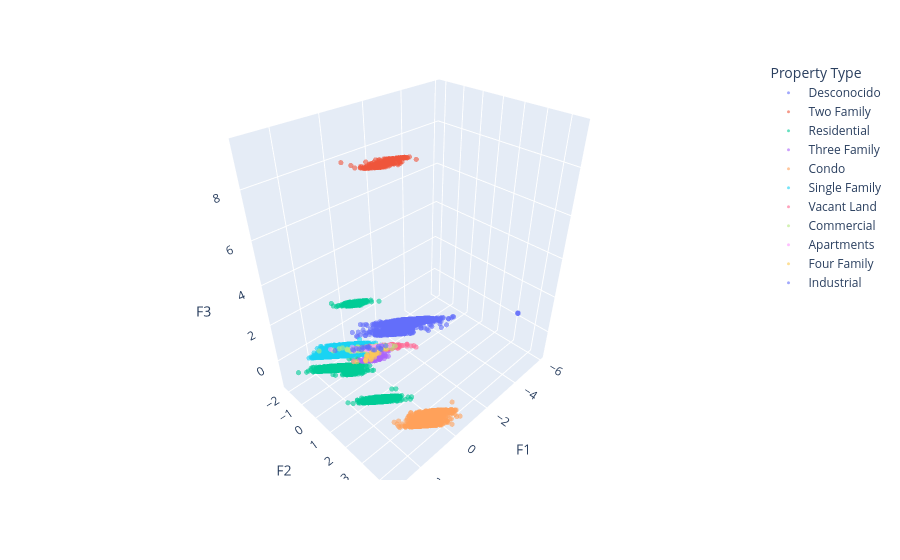

Write notebook code for a chart like this one.
### Code cell
muestra = plot_df.sample(20000, random_state=42)
fig = px.scatter_3d(muestra, x="F1", y="F2", z="F3",
                    color="Property Type", opacity=0.6)
fig.update_traces(marker_size=3)
fig.show()

### Figure 1 — Plotly figure (JSON) as saved in the notebook; plotly's stock layout.template omitted (floating-point values rounded to 4 significant figures; data arrays with more than 128 entries replaced by an {"elided": "..."} marker saying what was removed)
{"data": [{"hovertemplate": "Property Type=Desconocido<br>F1=%{x}<br>F2=%{y}<br>F3=%{z}<extra></extra>", "legendgroup": "Desconocido", "marker": {"color": "#636efa", "opacity": 0.6, "size": 3, "symbol": "circle"}, "mode": "markers", "name": "Desconocido", "scene": "scene", "showlegend": true, "type": "scatter3d", "x": {"elided": "6469 float values"}, "y": {"elided": "6469 float values"}, "z": {"elided": "6469 float values"}}, {"hovertemplate": "Property Type=Two Family<br>F1=%{x}<br>F2=%{y}<br>F3=%{z}<extra></extra>", "legendgroup": "Two Family", "marker": {"color": "#EF553B", "opacity": 0.6, "size": 3, "symbol": "circle"}, "mode": "markers", "name": "Two Family", "scene": "scene", "showlegend": true, "type": "scatter3d", "x": {"elided": "306 float values"}, "y": {"elided": "306 float values"}, "z": {"elided": "306 float values"}}, {"hovertemplate": "Property Type=Residential<br>F1=%{x}<br>F2=%{y}<br>F3=%{z}<extra></extra>", "legendgroup": "Residential", "marker": {"color": "#00cc96", "opacity": 0.6, "size": 3, "symbol": "circle"}, "mode": "markers", "name": "Residential", "scene": "scene", "showlegend": true, "type": "scatter3d", "x": {"elided": "4250 float values"}, "y": {"elided": "4250 float values"}, "z": {"elided": "4250 float values"}}, {"hovertemplate": "Property Type=Three Family<br>F1=%{x}<br>F2=%{y}<br>F3=%{z}<extra></extra>", "legendgroup": "Three Family", "marker": {"color": "#ab63fa", "opacity": 0.6, "size": 3, "symbol": "circle"}, "mode": "markers", "name": "Three Family", "scene": "scene", "showlegend": true, "type": "scatter3d", "x": {"elided": "155 float values"}, "y": {"elided": "155 float values"}, "z": {"elided": "155 float values"}}, {"hovertemplate": "Property Type=Condo<br>F1=%{x}<br>F2=%{y}<br>F3=%{z}<extra></extra>", "legendgroup": "Condo", "marker": {"color": "#FFA15A", "opacity": 0.6, "size": 3, "symbol": "circle"}, "mode": "markers", "name": "Condo", "scene": "scene", "showlegend": true, "type": "scatter3d", "x": {"elided": "1831 float values"}, "y": {"elided": "1831 float values"}, "z": {"elided": "1831 float values"}}, {"hovertemplate": "Property Type=Single Family<br>F1=%{x}<br>F2=%{y}<br>F3=%{z}<extra></extra>", "legendgroup": "Single Family", "marker": {"color": "#19d3f3", "opacity": 0.6, "size": 3, "symbol": "circle"}, "mode": "markers", "name": "Single Family", "scene": "scene", "showlegend": true, "type": "scatter3d", "x": {"elided": "6644 float values"}, "y": {"elided": "6644 float values"}, "z": {"elided": "6644 float values"}}, {"hovertemplate": "Property Type=Vacant Land<br>F1=%{x}<br>F2=%{y}<br>F3=%{z}<extra></extra>", "legendgroup": "Vacant Land", "marker": {"color": "#FF6692", "opacity": 0.6, "size": 3, "symbol": "circle"}, "mode": "markers", "name": "Vacant Land", "scene": "scene", "showlegend": true, "type": "scatter3d", "x": {"elided": "132 float values"}, "y": {"elided": "132 float values"}, "z": {"elided": "132 float values"}}, {"hovertemplate": "Property Type=Commercial<br>F1=%{x}<br>F2=%{y}<br>F3=%{z}<extra></extra>", "legendgroup": "Commercial", "marker": {"color": "#B6E880", "opacity": 0.6, "size": 3, "symbol": "circle"}, "mode": "markers", "name": "Commercial", "scene": "scene", "showlegend": true, "type": "scatter3d", "x": {"elided": "131 float values"}, "y": {"elided": "131 float values"}, "z": {"elided": "131 float values"}}, {"hovertemplate": "Property Type=Apartments<br>F1=%{x}<br>F2=%{y}<br>F3=%{z}<extra></extra>", "legendgroup": "Apartments", "marker": {"color": "#FF97FF", "opacity": 0.6, "size": 3, "symbol": "circle"}, "mode": "markers", "name": "Apartments", "scene": "scene", "showlegend": true, "type": "scatter3d", "x": [-0.01724, 0.1172, -0.1719, 0.2558, 0.4263, 0.3717, -0.1641, 0.8435, 1.433, 0.1278, -0.1481, -0.0474, 0.1166, -0.1263, 0.6441, 0.2891, 0.03052, 0.1506, 0.01157, 0.3341, 0.2669, -0.4178, -0.08655, 0.7183, 0.3353, -0.08303, -0.1836, 0.3928, 0.4743, 0.03501, 0.0555, -0.01555, 0.01125, -0.1926], "y": [0.1777, 0.1271, 0.0875, -0.1685, -0.174, -0.04048, 0.07987, -0.5001, -1.395, -0.1242, 0.1446, 0.2071, 0.1278, 0.2036, -0.5469, -0.0403, 0.1312, 0.09455, -0.01106, -0.2449, 0.06153, 0.4073, 0.165, -0.7797, -0.005077, 0.1615, 0.1792, -0.2217, -0.3011, 0.04646, 0.02647, 0.1762, 0.15, 0.1879], "z": [0.1567, 0.1507, 0.1345, 0.1073, 0.115, 0.1321, 0.1353, 0.08383, -0.0235, 0.1111, 0.1433, 0.163, 0.1415, 0.1632, 0.07722, 0.1264, 0.1564, 0.1441, 0.1389, 0.1053, 0.1525, 0.1827, 0.1434, 0.03904, 0.1359, 0.1571, 0.1533, 0.1135, 0.1002, 0.1446, 0.1456, 0.1457, 0.1537, 0.1527]}, {"hovertemplate": "Property Type=Four Family<br>F1=%{x}<br>F2=%{y}<br>F3=%{z}<extra></extra>", "legendgroup": "Four Family", "marker": {"color": "#FECB52", "opacity": 0.6, "size": 3, "symbol": "circle"}, "mode": "markers", "name": "Four Family", "scene": "scene", "showlegend": true, "type": "scatter3d", "x": [0.9647, 0.5391, 0.8005, 0.9418, 0.5055, 1.236, 0.7267, 0.5575, 0.6664, 0.6974, 1.33, -0.03516, -0.09921, 0.7799, 0.6646, 0.2761, 0.3745, 0.2702, 0.417, 0.3493, 0.3272, 0.1703, 0.486, 0.7208, 0.9336, 0.4805], "y": [0.4559, 0.3886, 0.2945, 0.3979, 0.3408, 0.1916, 0.527, 0.5313, 0.1842, 0.395, 0.09966, 0.3857, 0.5283, 0.5557, 0.2662, 0.1628, 0.1472, 0.4897, 0.186, 0.4128, 0.4342, 0.1854, 0.4402, 0.2114, 0.4058, 0.2849], "z": [0.2523, 0.2341, 0.2369, 0.2403, 0.2451, 0.2237, 0.2704, 0.2516, 0.2125, 0.2384, 0.2262, 0.2281, 0.2555, 0.2621, 0.2287, 0.2081, 0.2059, 0.2539, 0.2252, 0.2362, 0.2479, 0.208, 0.2522, 0.2321, 0.2583, 0.2349]}, {"hovertemplate": "Property Type=Industrial<br>F1=%{x}<br>F2=%{y}<br>F3=%{z}<extra></extra>", "legendgroup": "Industrial", "marker": {"color": "#636efa", "opacity": 0.6, "size": 3, "symbol": "circle"}, "mode": "markers", "name": "Industrial", "scene": "scene", "showlegend": true, "type": "scatter3d", "x": [0.2687, 0.443, -0.001833, 1.359, 0.6592, 0.5744, 0.001354, -0.06232, 0.8134, 0.278, -0.1725, 0.6122, 0.2511, 0.2534, 0.3142, 0.2442, 0.3587, -0.2958, 0.4524, 0.2027, -0.02629, 0.8152], "y": [-0.2614, -0.3509, 0.1627, -1.163, -0.5616, -0.3182, 0.3203, 0.06105, -0.6314, -0.2705, 0.1684, -0.4354, -0.2444, 0.07468, -0.1452, -0.1573, -0.3492, 0.2884, -0.4405, 0.1242, 0.2669, -0.5529], "z": [0.09776, 0.09378, 0.1536, 0.01309, 0.06629, 0.09315, 0.1696, 0.1327, 0.06131, 0.0999, 0.1521, 0.09033, 0.1152, 0.1539, 0.1187, 0.1179, 0.09916, 0.1651, 0.09083, 0.1499, 0.1674, 0.07708]}], "layout": {"legend": {"title": {"text": "Property Type"}, "tracegroupgap": 0}, "margin": {"t": 60}, "scene": {"domain": {"x": [0, 1], "y": [0, 1]}, "xaxis": {"title": {"text": "F1"}}, "yaxis": {"title": {"text": "F2"}}, "zaxis": {"title": {"text": "F3"}}}}}
